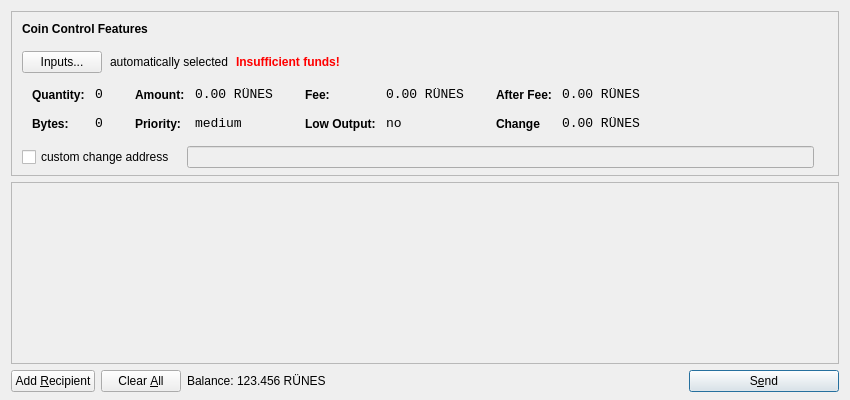
<?xml version="1.0" encoding="UTF-8"?>
<ui version="4.0">
 <class>SendCoinsDialog</class>
 <widget class="QDialog" name="SendCoinsDialog">
  <property name="geometry">
   <rect>
    <x>0</x>
    <y>0</y>
    <width>850</width>
    <height>400</height>
   </rect>
  </property>
  <property name="windowTitle">
   <string>Send Coins</string>
  </property>
  <layout class="QVBoxLayout" name="verticalLayout" stretch="0,1,0">
   <property name="bottomMargin">
    <number>8</number>
   </property>
   <item>
    <widget class="QFrame" name="frameCoinControl">
     <property name="sizePolicy">
      <sizepolicy hsizetype="Expanding" vsizetype="Expanding">
       <horstretch>0</horstretch>
       <verstretch>0</verstretch>
      </sizepolicy>
     </property>
     <property name="maximumSize">
      <size>
       <width>16777215</width>
       <height>16777215</height>
      </size>
     </property>
     <property name="frameShape">
      <enum>QFrame::StyledPanel</enum>
     </property>
     <property name="frameShadow">
      <enum>QFrame::Sunken</enum>
     </property>
     <layout class="QVBoxLayout" name="verticalLayoutCoinControl2">
      <property name="spacing">
       <number>-1</number>
      </property>
      <property name="leftMargin">
       <number>0</number>
      </property>
      <property name="topMargin">
       <number>0</number>
      </property>
      <property name="rightMargin">
       <number>0</number>
      </property>
      <property name="bottomMargin">
       <number>6</number>
      </property>
      <item>
       <layout class="QVBoxLayout" name="verticalLayoutCoinControl" stretch="0,0,0,0,1">
        <property name="spacing">
         <number>0</number>
        </property>
        <property name="leftMargin">
         <number>10</number>
        </property>
        <property name="topMargin">
         <number>10</number>
        </property>
        <item>
         <layout class="QHBoxLayout" name="horizontalLayoutCoinControl1">
          <property name="bottomMargin">
           <number>15</number>
          </property>
          <item>
           <widget class="QLabel" name="labelCoinControlFeatures">
            <property name="sizePolicy">
             <sizepolicy hsizetype="Preferred" vsizetype="Maximum">
              <horstretch>0</horstretch>
              <verstretch>0</verstretch>
             </sizepolicy>
            </property>
            <property name="font">
             <font>
              <weight>75</weight>
              <bold>true</bold>
             </font>
            </property>
            <property name="styleSheet">
             <string notr="true">font-weight:bold;</string>
            </property>
            <property name="text">
             <string>Coin Control Features</string>
            </property>
           </widget>
          </item>
         </layout>
        </item>
        <item>
         <layout class="QHBoxLayout" name="horizontalLayoutCoinControl2" stretch="0,0,0,0">
          <property name="spacing">
           <number>8</number>
          </property>
          <property name="bottomMargin">
           <number>10</number>
          </property>
          <item>
           <widget class="QPushButton" name="pushButtonCoinControl">
            <property name="styleSheet">
             <string notr="true"/>
            </property>
            <property name="text">
             <string>Inputs...</string>
            </property>
           </widget>
          </item>
          <item>
           <widget class="QLabel" name="labelCoinControlAutomaticallySelected">
            <property name="text">
             <string>automatically selected</string>
            </property>
            <property name="margin">
             <number>5</number>
            </property>
           </widget>
          </item>
          <item>
           <widget class="QLabel" name="labelCoinControlInsuffFunds">
            <property name="font">
             <font>
              <weight>75</weight>
              <bold>true</bold>
             </font>
            </property>
            <property name="styleSheet">
             <string notr="true">color:red;font-weight:bold;</string>
            </property>
            <property name="text">
             <string>Insufficient funds!</string>
            </property>
            <property name="margin">
             <number>5</number>
            </property>
           </widget>
          </item>
          <item>
           <spacer name="horizontalSpacerCoinControl">
            <property name="orientation">
             <enum>Qt::Horizontal</enum>
            </property>
            <property name="sizeHint" stdset="0">
             <size>
              <width>40</width>
              <height>1</height>
             </size>
            </property>
           </spacer>
          </item>
         </layout>
        </item>
        <item>
         <widget class="QWidget" name="widgetCoinControl" native="true">
          <property name="sizePolicy">
           <sizepolicy hsizetype="Preferred" vsizetype="Preferred">
            <horstretch>0</horstretch>
            <verstretch>0</verstretch>
           </sizepolicy>
          </property>
          <property name="minimumSize">
           <size>
            <width>0</width>
            <height>0</height>
           </size>
          </property>
          <property name="styleSheet">
           <string notr="true"/>
          </property>
          <layout class="QHBoxLayout" name="horizontalLayoutCoinControl5">
           <property name="margin">
            <number>0</number>
           </property>
           <item>
            <layout class="QHBoxLayout" name="horizontalLayoutCoinControl3" stretch="0,0,0,1">
             <property name="spacing">
              <number>20</number>
             </property>
             <property name="topMargin">
              <number>0</number>
             </property>
             <property name="bottomMargin">
              <number>10</number>
             </property>
             <item>
              <layout class="QFormLayout" name="formLayoutCoinControl1">
               <property name="horizontalSpacing">
                <number>10</number>
               </property>
               <property name="verticalSpacing">
                <number>14</number>
               </property>
               <property name="leftMargin">
                <number>10</number>
               </property>
               <property name="topMargin">
                <number>4</number>
               </property>
               <property name="rightMargin">
                <number>6</number>
               </property>
               <item row="0" column="0">
                <widget class="QLabel" name="labelCoinControlQuantityText">
                 <property name="styleSheet">
                  <string notr="true">font-weight:bold;</string>
                 </property>
                 <property name="text">
                  <string>Quantity:</string>
                 </property>
                 <property name="margin">
                  <number>0</number>
                 </property>
                </widget>
               </item>
               <item row="0" column="1">
                <widget class="QLabel" name="labelCoinControlQuantity">
                 <property name="font">
                  <font>
                   <family>Monospace</family>
                   <pointsize>10</pointsize>
                  </font>
                 </property>
                 <property name="cursor">
                  <cursorShape>IBeamCursor</cursorShape>
                 </property>
                 <property name="contextMenuPolicy">
                  <enum>Qt::ActionsContextMenu</enum>
                 </property>
                 <property name="text">
                  <string>0</string>
                 </property>
                 <property name="margin">
                  <number>0</number>
                 </property>
                 <property name="textInteractionFlags">
                  <set>Qt::LinksAccessibleByMouse|Qt::TextSelectableByKeyboard|Qt::TextSelectableByMouse</set>
                 </property>
                </widget>
               </item>
               <item row="1" column="0">
                <widget class="QLabel" name="labelCoinControlBytesText">
                 <property name="styleSheet">
                  <string notr="true">font-weight:bold;</string>
                 </property>
                 <property name="text">
                  <string>Bytes:</string>
                 </property>
                </widget>
               </item>
               <item row="1" column="1">
                <widget class="QLabel" name="labelCoinControlBytes">
                 <property name="font">
                  <font>
                   <family>Monospace</family>
                   <pointsize>10</pointsize>
                  </font>
                 </property>
                 <property name="cursor">
                  <cursorShape>IBeamCursor</cursorShape>
                 </property>
                 <property name="contextMenuPolicy">
                  <enum>Qt::ActionsContextMenu</enum>
                 </property>
                 <property name="text">
                  <string>0</string>
                 </property>
                 <property name="textInteractionFlags">
                  <set>Qt::LinksAccessibleByMouse|Qt::TextSelectableByKeyboard|Qt::TextSelectableByMouse</set>
                 </property>
                </widget>
               </item>
              </layout>
             </item>
             <item>
              <layout class="QFormLayout" name="formLayoutCoinControl2">
               <property name="horizontalSpacing">
                <number>10</number>
               </property>
               <property name="verticalSpacing">
                <number>14</number>
               </property>
               <property name="leftMargin">
                <number>6</number>
               </property>
               <property name="topMargin">
                <number>4</number>
               </property>
               <property name="rightMargin">
                <number>6</number>
               </property>
               <item row="0" column="0">
                <widget class="QLabel" name="labelCoinControlAmountText">
                 <property name="styleSheet">
                  <string notr="true">font-weight:bold;</string>
                 </property>
                 <property name="text">
                  <string>Amount:</string>
                 </property>
                 <property name="margin">
                  <number>0</number>
                 </property>
                </widget>
               </item>
               <item row="0" column="1">
                <widget class="QLabel" name="labelCoinControlAmount">
                 <property name="font">
                  <font>
                   <family>Monospace</family>
                   <pointsize>10</pointsize>
                  </font>
                 </property>
                 <property name="cursor">
                  <cursorShape>IBeamCursor</cursorShape>
                 </property>
                 <property name="contextMenuPolicy">
                  <enum>Qt::ActionsContextMenu</enum>
                 </property>
                 <property name="text">
                  <string notr="true">0.00 RÜNES</string>
                 </property>
                 <property name="textInteractionFlags">
                  <set>Qt::LinksAccessibleByMouse|Qt::TextSelectableByKeyboard|Qt::TextSelectableByMouse</set>
                 </property>
                </widget>
               </item>
               <item row="1" column="0">
                <widget class="QLabel" name="labelCoinControlPriorityText">
                 <property name="styleSheet">
                  <string notr="true">font-weight:bold;</string>
                 </property>
                 <property name="text">
                  <string>Priority:</string>
                 </property>
                </widget>
               </item>
               <item row="1" column="1">
                <widget class="QLabel" name="labelCoinControlPriority">
                 <property name="font">
                  <font>
                   <family>Monospace</family>
                   <pointsize>10</pointsize>
                  </font>
                 </property>
                 <property name="cursor">
                  <cursorShape>IBeamCursor</cursorShape>
                 </property>
                 <property name="contextMenuPolicy">
                  <enum>Qt::ActionsContextMenu</enum>
                 </property>
                 <property name="text">
                  <string>medium</string>
                 </property>
                 <property name="textInteractionFlags">
                  <set>Qt::LinksAccessibleByMouse|Qt::TextSelectableByKeyboard|Qt::TextSelectableByMouse</set>
                 </property>
                </widget>
               </item>
              </layout>
             </item>
             <item>
              <layout class="QFormLayout" name="formLayoutCoinControl3">
               <property name="horizontalSpacing">
                <number>10</number>
               </property>
               <property name="verticalSpacing">
                <number>14</number>
               </property>
               <property name="leftMargin">
                <number>6</number>
               </property>
               <property name="topMargin">
                <number>4</number>
               </property>
               <property name="rightMargin">
                <number>6</number>
               </property>
               <item row="0" column="0">
                <widget class="QLabel" name="labelCoinControlFeeText">
                 <property name="styleSheet">
                  <string notr="true">font-weight:bold;</string>
                 </property>
                 <property name="text">
                  <string>Fee:</string>
                 </property>
                 <property name="margin">
                  <number>0</number>
                 </property>
                </widget>
               </item>
               <item row="0" column="1">
                <widget class="QLabel" name="labelCoinControlFee">
                 <property name="font">
                  <font>
                   <family>Monospace</family>
                   <pointsize>10</pointsize>
                  </font>
                 </property>
                 <property name="cursor">
                  <cursorShape>IBeamCursor</cursorShape>
                 </property>
                 <property name="contextMenuPolicy">
                  <enum>Qt::ActionsContextMenu</enum>
                 </property>
                 <property name="text">
                  <string notr="true">0.00 RÜNES</string>
                 </property>
                 <property name="textInteractionFlags">
                  <set>Qt::LinksAccessibleByMouse|Qt::TextSelectableByKeyboard|Qt::TextSelectableByMouse</set>
                 </property>
                </widget>
               </item>
               <item row="1" column="0">
                <widget class="QLabel" name="labelCoinControlLowOutputText">
                 <property name="styleSheet">
                  <string notr="true">font-weight:bold;</string>
                 </property>
                 <property name="text">
                  <string>Low Output:</string>
                 </property>
                </widget>
               </item>
               <item row="1" column="1">
                <widget class="QLabel" name="labelCoinControlLowOutput">
                 <property name="font">
                  <font>
                   <family>Monospace</family>
                   <pointsize>10</pointsize>
                  </font>
                 </property>
                 <property name="cursor">
                  <cursorShape>IBeamCursor</cursorShape>
                 </property>
                 <property name="contextMenuPolicy">
                  <enum>Qt::ActionsContextMenu</enum>
                 </property>
                 <property name="text">
                  <string>no</string>
                 </property>
                 <property name="textInteractionFlags">
                  <set>Qt::LinksAccessibleByMouse|Qt::TextSelectableByKeyboard|Qt::TextSelectableByMouse</set>
                 </property>
                </widget>
               </item>
              </layout>
             </item>
             <item>
              <layout class="QFormLayout" name="formLayoutCoinControl4">
               <property name="horizontalSpacing">
                <number>10</number>
               </property>
               <property name="verticalSpacing">
                <number>14</number>
               </property>
               <property name="leftMargin">
                <number>6</number>
               </property>
               <property name="topMargin">
                <number>4</number>
               </property>
               <property name="rightMargin">
                <number>6</number>
               </property>
               <item row="0" column="0">
                <widget class="QLabel" name="labelCoinControlAfterFeeText">
                 <property name="styleSheet">
                  <string notr="true">font-weight:bold;</string>
                 </property>
                 <property name="text">
                  <string>After Fee:</string>
                 </property>
                 <property name="margin">
                  <number>0</number>
                 </property>
                </widget>
               </item>
               <item row="0" column="1">
                <widget class="QLabel" name="labelCoinControlAfterFee">
                 <property name="font">
                  <font>
                   <family>Monospace</family>
                   <pointsize>10</pointsize>
                  </font>
                 </property>
                 <property name="cursor">
                  <cursorShape>IBeamCursor</cursorShape>
                 </property>
                 <property name="contextMenuPolicy">
                  <enum>Qt::ActionsContextMenu</enum>
                 </property>
                 <property name="text">
                  <string notr="true">0.00 RÜNES</string>
                 </property>
                 <property name="textInteractionFlags">
                  <set>Qt::LinksAccessibleByMouse|Qt::TextSelectableByKeyboard|Qt::TextSelectableByMouse</set>
                 </property>
                </widget>
               </item>
               <item row="1" column="0">
                <widget class="QLabel" name="labelCoinControlChangeText">
                 <property name="styleSheet">
                  <string notr="true">font-weight:bold;</string>
                 </property>
                 <property name="text">
                  <string>Change</string>
                 </property>
                </widget>
               </item>
               <item row="1" column="1">
                <widget class="QLabel" name="labelCoinControlChange">
                 <property name="font">
                  <font>
                   <family>Monospace</family>
                   <pointsize>10</pointsize>
                  </font>
                 </property>
                 <property name="cursor">
                  <cursorShape>IBeamCursor</cursorShape>
                 </property>
                 <property name="contextMenuPolicy">
                  <enum>Qt::ActionsContextMenu</enum>
                 </property>
                 <property name="text">
                  <string notr="true">0.00 RÜNES</string>
                 </property>
                 <property name="textInteractionFlags">
                  <set>Qt::LinksAccessibleByMouse|Qt::TextSelectableByKeyboard|Qt::TextSelectableByMouse</set>
                 </property>
                </widget>
               </item>
              </layout>
             </item>
            </layout>
           </item>
          </layout>
         </widget>
        </item>
        <item>
         <layout class="QHBoxLayout" name="horizontalLayoutCoinControl4" stretch="0,0,0">
          <property name="spacing">
           <number>12</number>
          </property>
          <property name="sizeConstraint">
           <enum>QLayout::SetDefaultConstraint</enum>
          </property>
          <property name="topMargin">
           <number>5</number>
          </property>
          <property name="rightMargin">
           <number>5</number>
          </property>
          <item>
           <widget class="QCheckBox" name="checkBoxCoinControlChange">
            <property name="text">
             <string>custom change address</string>
            </property>
           </widget>
          </item>
          <item>
           <widget class="QLineEdit" name="lineEditCoinControlChange">
            <property name="enabled">
             <bool>false</bool>
            </property>
            <property name="sizePolicy">
             <sizepolicy hsizetype="Expanding" vsizetype="Fixed">
              <horstretch>0</horstretch>
              <verstretch>0</verstretch>
             </sizepolicy>
            </property>
           </widget>
          </item>
          <item>
           <widget class="QLabel" name="labelCoinControlChangeLabel">
            <property name="sizePolicy">
             <sizepolicy hsizetype="Preferred" vsizetype="Expanding">
              <horstretch>0</horstretch>
              <verstretch>0</verstretch>
             </sizepolicy>
            </property>
            <property name="minimumSize">
             <size>
              <width>0</width>
              <height>0</height>
             </size>
            </property>
            <property name="text">
             <string/>
            </property>
            <property name="margin">
             <number>3</number>
            </property>
           </widget>
          </item>
         </layout>
        </item>
        <item>
         <spacer name="verticalSpacerCoinControl">
          <property name="orientation">
           <enum>Qt::Vertical</enum>
          </property>
          <property name="sizeHint" stdset="0">
           <size>
            <width>800</width>
            <height>1</height>
           </size>
          </property>
         </spacer>
        </item>
       </layout>
      </item>
     </layout>
    </widget>
   </item>
   <item>
    <widget class="QScrollArea" name="scrollArea">
     <property name="widgetResizable">
      <bool>true</bool>
     </property>
     <widget class="QWidget" name="scrollAreaWidgetContents">
      <property name="geometry">
       <rect>
        <x>0</x>
        <y>0</y>
        <width>830</width>
        <height>165</height>
       </rect>
      </property>
      <layout class="QVBoxLayout" name="verticalLayout_2">
       <property name="margin">
        <number>0</number>
       </property>
       <item>
        <layout class="QVBoxLayout" name="entries">
         <property name="spacing">
          <number>6</number>
         </property>
        </layout>
       </item>
       <item>
        <spacer name="verticalSpacer">
         <property name="orientation">
          <enum>Qt::Vertical</enum>
         </property>
         <property name="sizeHint" stdset="0">
          <size>
           <width>20</width>
           <height>40</height>
          </size>
         </property>
        </spacer>
       </item>
      </layout>
     </widget>
    </widget>
   </item>
   <item>
    <layout class="QHBoxLayout" name="horizontalLayout">
     <item>
      <widget class="QPushButton" name="addButton">
       <property name="toolTip">
        <string>Send to multiple recipients at once</string>
       </property>
       <property name="text">
        <string>Add &amp;Recipient</string>
       </property>
       <property name="autoDefault">
        <bool>false</bool>
       </property>
      </widget>
     </item>
     <item>
      <widget class="QPushButton" name="clearButton">
       <property name="sizePolicy">
        <sizepolicy hsizetype="Minimum" vsizetype="Fixed">
         <horstretch>0</horstretch>
         <verstretch>0</verstretch>
        </sizepolicy>
       </property>
       <property name="toolTip">
        <string>Remove all transaction fields</string>
       </property>
       <property name="text">
        <string>Clear &amp;All</string>
       </property>
       <property name="autoRepeatDelay">
        <number>300</number>
       </property>
       <property name="autoDefault">
        <bool>false</bool>
       </property>
      </widget>
     </item>
     <item>
      <layout class="QHBoxLayout" name="horizontalLayout_2">
       <property name="spacing">
        <number>3</number>
       </property>
       <item>
        <widget class="QLabel" name="label">
         <property name="sizePolicy">
          <sizepolicy hsizetype="Preferred" vsizetype="Fixed">
           <horstretch>0</horstretch>
           <verstretch>0</verstretch>
          </sizepolicy>
         </property>
         <property name="text">
          <string>Balance:</string>
         </property>
        </widget>
       </item>
       <item>
        <widget class="QLabel" name="labelBalance">
         <property name="sizePolicy">
          <sizepolicy hsizetype="Preferred" vsizetype="Fixed">
           <horstretch>0</horstretch>
           <verstretch>0</verstretch>
          </sizepolicy>
         </property>
         <property name="cursor">
          <cursorShape>IBeamCursor</cursorShape>
         </property>
         <property name="text">
          <string notr="true">123.456 RÜNES</string>
         </property>
         <property name="textInteractionFlags">
          <set>Qt::LinksAccessibleByMouse|Qt::TextSelectableByKeyboard|Qt::TextSelectableByMouse</set>
         </property>
        </widget>
       </item>
      </layout>
     </item>
     <item>
      <spacer name="horizontalSpacer">
       <property name="orientation">
        <enum>Qt::Horizontal</enum>
       </property>
       <property name="sizeHint" stdset="0">
        <size>
         <width>40</width>
         <height>20</height>
        </size>
       </property>
      </spacer>
     </item>
     <item>
      <widget class="QPushButton" name="sendButton">
       <property name="minimumSize">
        <size>
         <width>150</width>
         <height>0</height>
        </size>
       </property>
       <property name="toolTip">
        <string>Confirm the send action</string>
       </property>
       <property name="text">
        <string>S&amp;end</string>
       </property>
       <property name="icon">
        <iconset resource="../bitcoin.qrc">
         <normaloff>:/icons/send</normaloff>:/icons/send</iconset>
       </property>
       <property name="default">
        <bool>true</bool>
       </property>
      </widget>
     </item>
    </layout>
   </item>
  </layout>
 </widget>
 <resources>
  <include location="../bitcoin.qrc"/>
 </resources>
 <connections/>
</ui>
